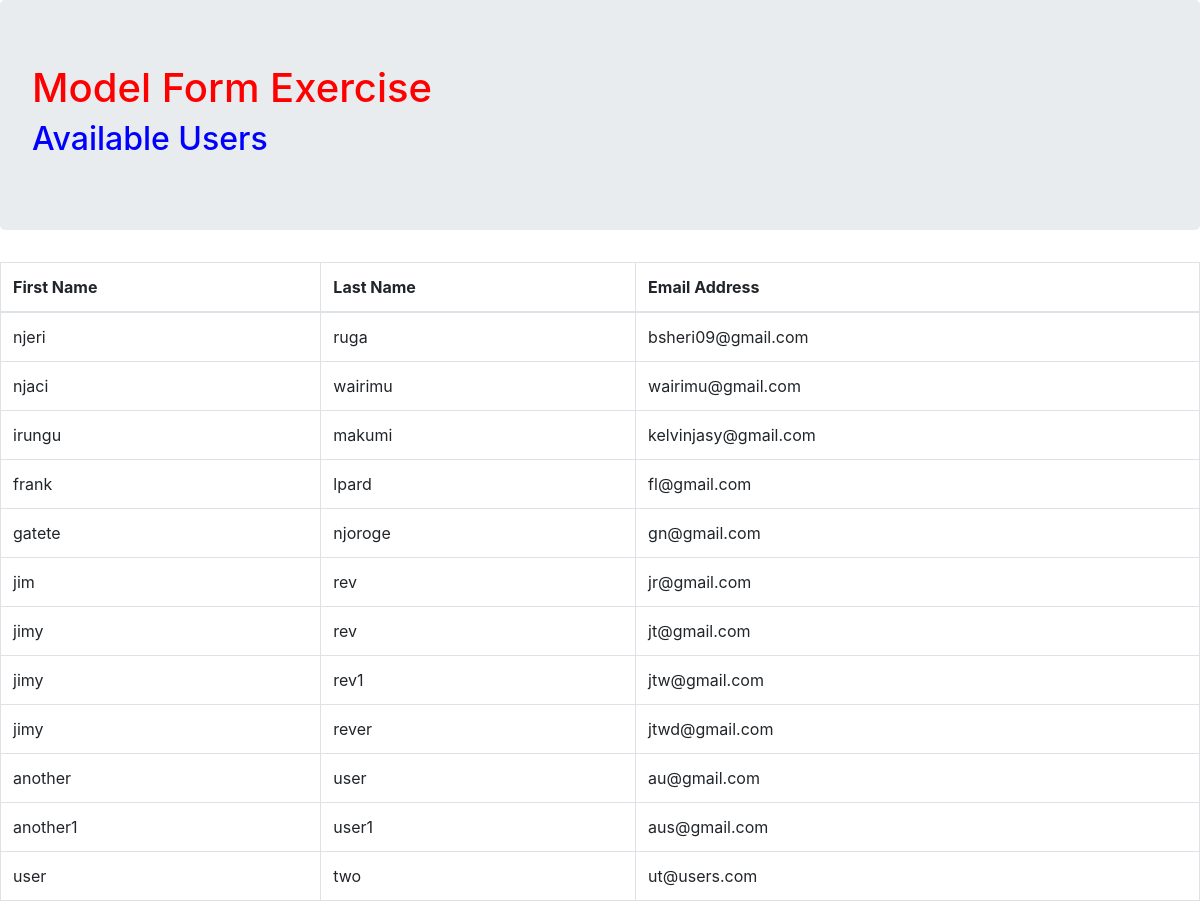
/users/, run on the app's committed database.
### app_2/models.py (models this page shows)
class USERS(models.Model):
    f_name = models.CharField(max_length=60)
    l_name = models.CharField(max_length=50)
    email = models.EmailField(max_length=100, unique=True)

### app_2/views.py (the view)
# urls.py: path('users/',views.users),
def users(request):
    user = USERS.objects.all()
    context = {"USERS":user}
    return render(request, "app_2/users.html",context)

### templates/app_2/users.html (shortened to what this page needs)
<!DOCTYPE html>
{% load static %}
<html lang="en" dir="ltr">
  <head>
    <link rel="stylesheet" href="https://stackpath.bootstrapcdn.com/bootstrap/4.5.0/css/bootstrap.min.css">
    <link rel="stylesheet" href="{% static "app_2/styles/style.css" %}">
  </head>
  <body>
    <div class="jumbotron">
      <h1>Model Form Exercise</h1>
      <h2>Available Users</h2>
    </div>
    <div class="djangotwo">
      {% if USERS %}
      <table class="table table-bordered">
        <thead>
          <th>First Name</th>
          <th>Last Name</th>
          <th>Email Address</th>
        </thead>
        {% for user in USERS %}
        <tr>
          <td>{{user.f_name}}</td>
          <td>{{user.l_name}}</td>
          <td>{{user.email}}</td>
        </tr>
        {% endfor %}
      </table>
      {% else %}
      <p>NO RECORDS FOUND!</p>
      {% endif %}
    </div>
  </body>
</html>

### static/app_2/styles/style.css (style rules this page uses)
h1 { color: red; }
h2 { color: blue; }
table, th, td { border: 2px solid black }

### data on the page
USERS: f_name "njeri", l_name "ruga", email "bsheri09@gmail.com"
USERS: f_name "njaci", l_name "wairimu", email "wairimu@gmail.com"
USERS: f_name "irungu", l_name "makumi", email "kelvinjasy@gmail.com"
USERS: f_name "frank", l_name "lpard", email "fl@gmail.com"
USERS: f_name "gatete", l_name "njoroge", email "gn@gmail.com"
USERS: f_name "jim", l_name "rev", email "jr@gmail.com"
USERS: f_name "jimy", l_name "rev", email "jt@gmail.com"
USERS: f_name "jimy", l_name "rev1", email "jtw@gmail.com"
USERS: f_name "jimy", l_name "rever", email "jtwd@gmail.com"
USERS: f_name "another", l_name "user", email "au@gmail.com"
USERS: f_name "another1", l_name "user1", email "aus@gmail.com"
USERS: f_name "user", l_name "two", email "ut@users.com"
